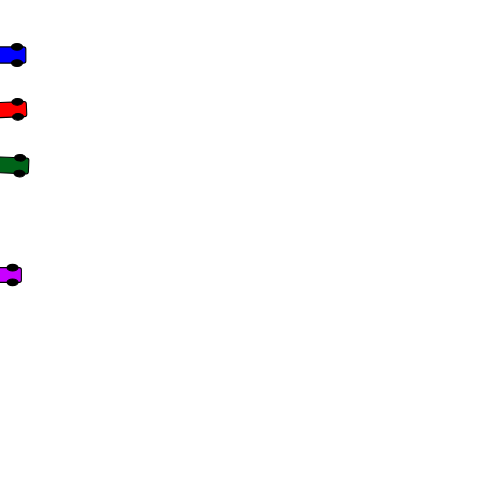
Frame 1 (no input)
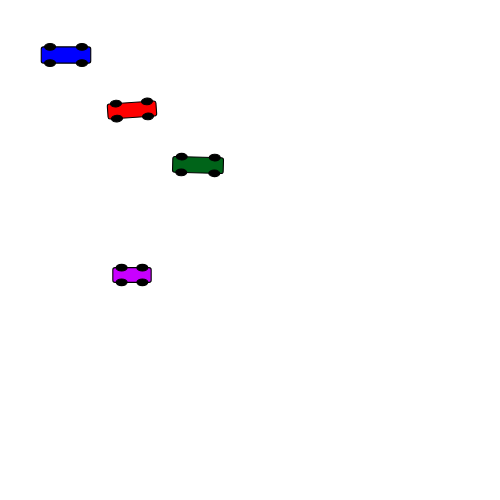
Frame 60 (no input)
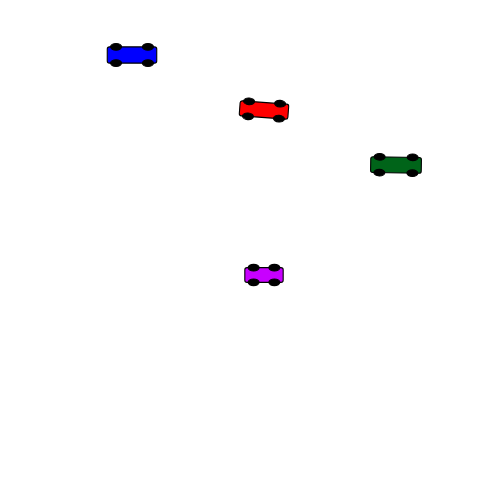
Frame 120 (the mouse pressed at the canvas centre since frame 60)

The p5.js sketch that drew these frames (run headless with seeded random() and noise() and a simulated clock; from frame 60 on, the mouse is pressed at the canvas centre):

// p5.js sketch
// ── sketch.js

//opp 2 the car Class example based on the Processing tutorial example
//
let myCar1;
let myCar2;
let myCar3;
let myCar4;

function setup() {
  createCanvas(500, 500);
  // Parameters go inside the parentheses when the object is constructed.
  myCar1 = new Car(color(255, 0, 0), 0, 100, 2, 5);
  myCar2 = new Car(color(0, 0, 255), 0, 50, 1, .1);
  myCar3 = new Car(color(0, 100, 25), 0, 150, 3, 6);
  myCar4 = new Car(color(200, 0, 255), 0, 250, 2, .1);
}

function draw() {
  background(255);
  push();
  myCar1.update();
  myCar1.display();
  myCar2.update();
  myCar2.display();
  myCar3.update();
  myCar3.display();
  myCar4.update();
  myCar4.display();
  pop();
}

// Even though there are multiple objects, we still only need one class.
// No matter how many cars we make, only one car template is needed.
class Car {
   c;
   xpos;
   ypos;
   xspeed;
   wiggle;
   cwid;
   chgt;

  // The Constructor is defined with arguments.
  constructor( tempC,  tempXpos,  tempYpos,  tempXspeed,  wig) {
    this.c = tempC;
    this.xpos = tempXpos;
    this.ypos = tempYpos;
    this.xspeed = tempXspeed;
    this.wiggle = wig;
    this.cwid = random(30,50);
    this.chgt = random(12,20);
  }


   display() {
    // draw and position the car
    push();
    scale(1.1);  // just there to fiddle with scale
    translate(this.xpos, this.ypos);
    rotate(radians( random(- this.wiggle, this.wiggle)));
    stroke(0);
    fill(this.c);
    rectMode(CENTER);
    rect(0, 0, this.cwid, this.chgt,2);
    fill(0);
    ellipse(-this.cwid/2+8, - this.chgt/2, 10, 6);
    ellipse(this.cwid/2-8, - this.chgt/2,10, 6);
    ellipse(-this.cwid/2+8, this.chgt/2, 10, 6);
    ellipse(this.cwid/2-8, this.chgt/2, 10, 6);
    pop();
  }

    update() {
    this.xpos += this.xspeed;
    if (this.xpos > width) {
      this.xpos = 0;
    }
  }
}
